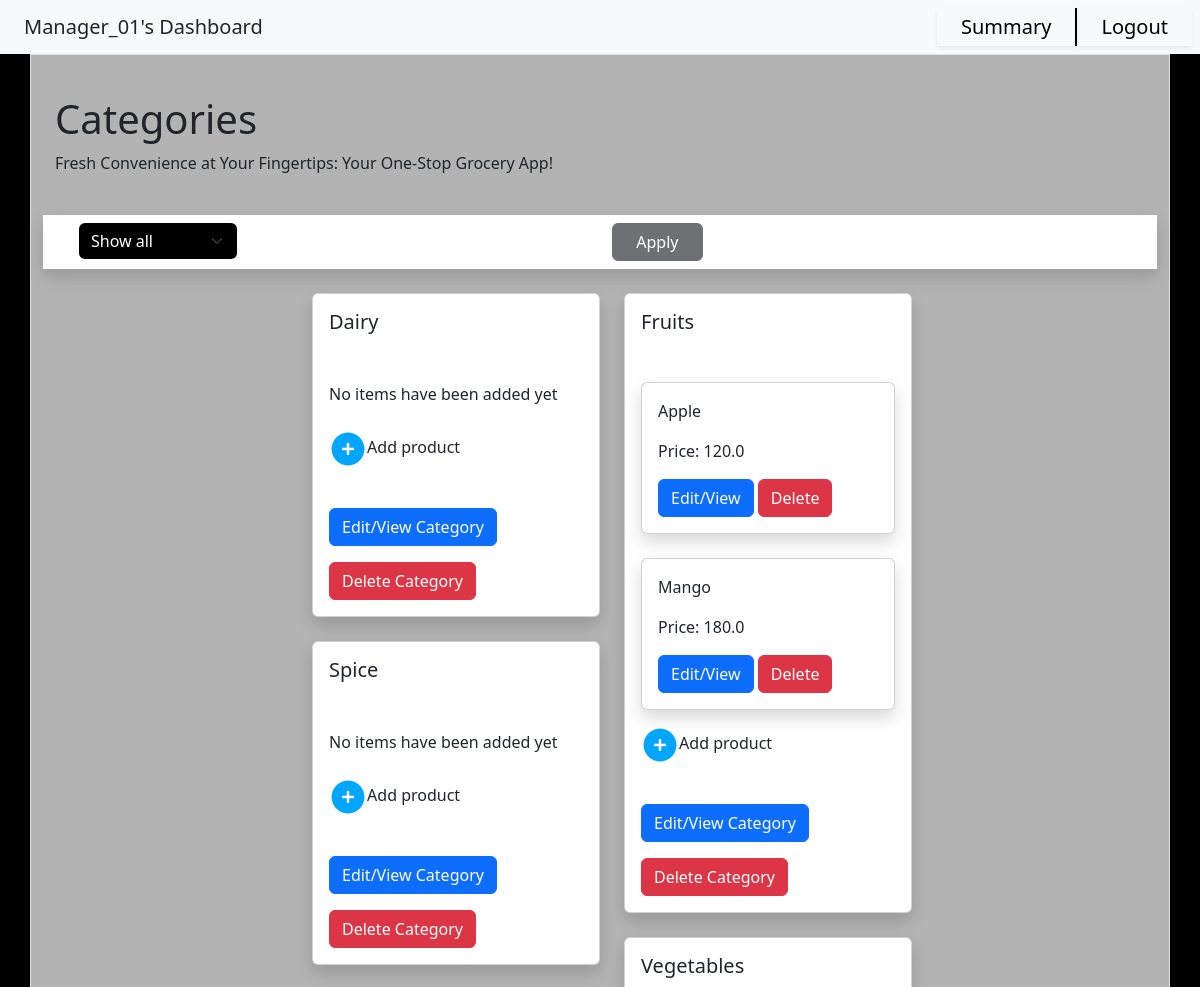
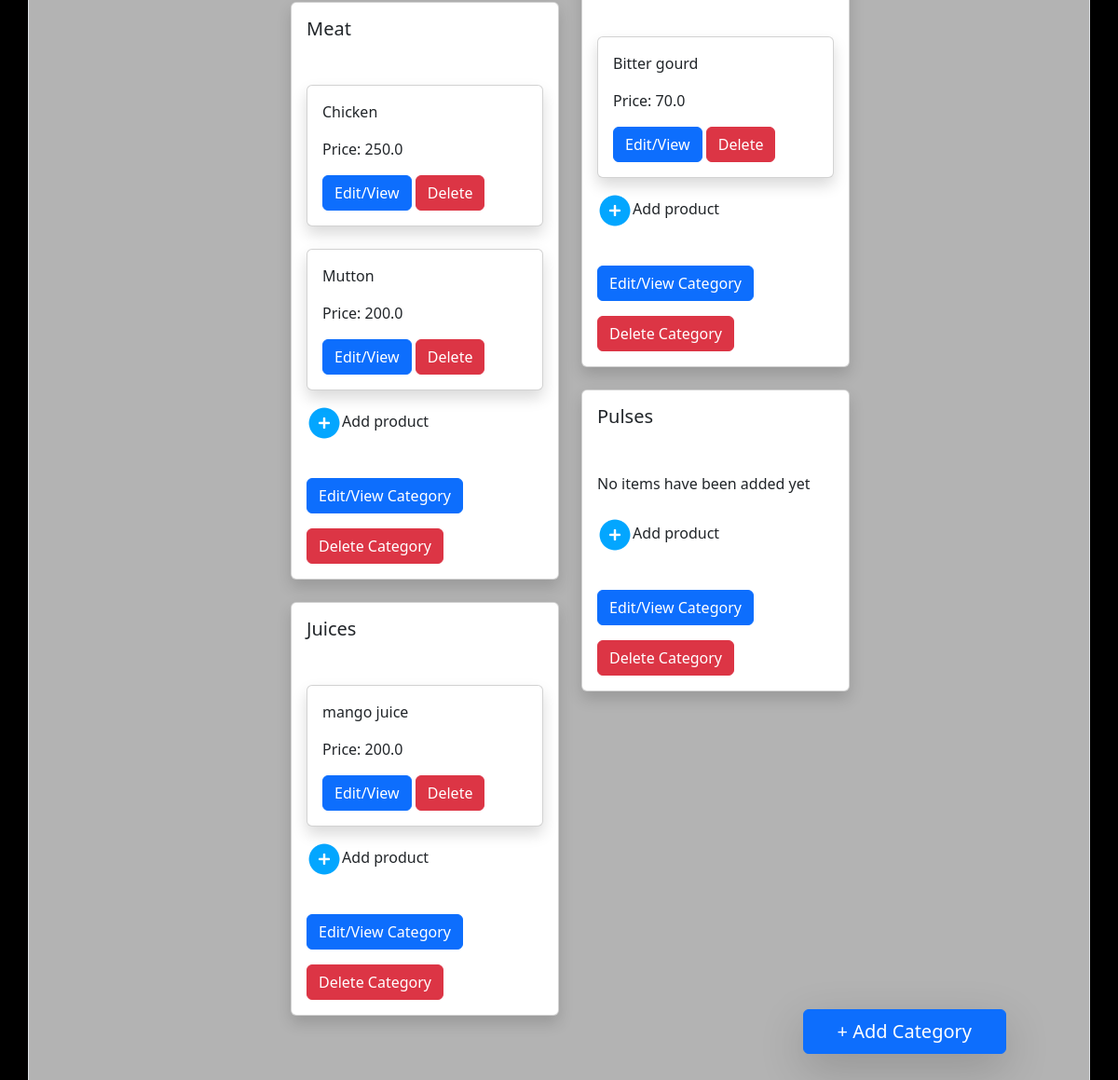
Page /Manager_01/manager_dashboard on the earlier database version (2 pictures, top to bottom).
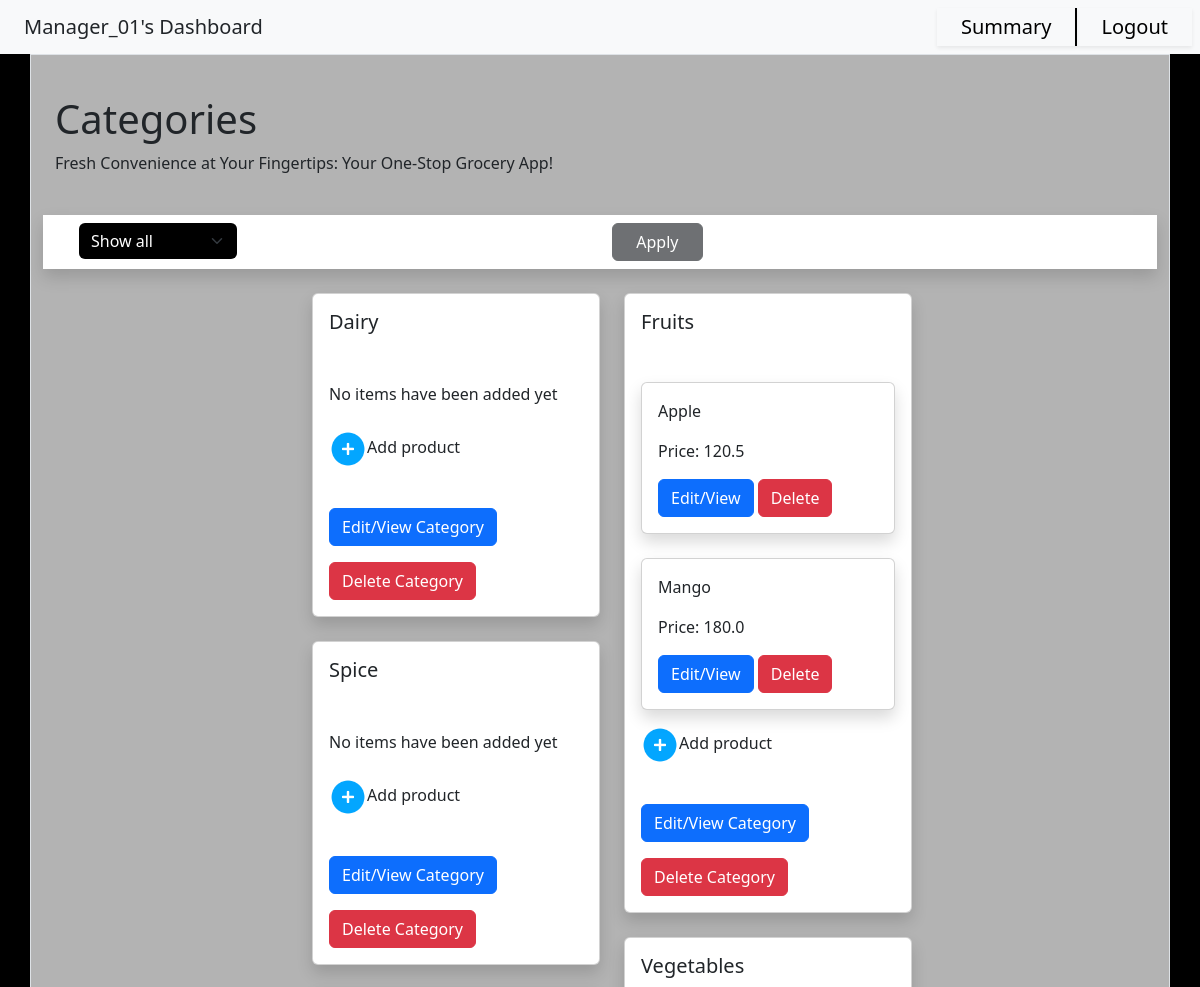
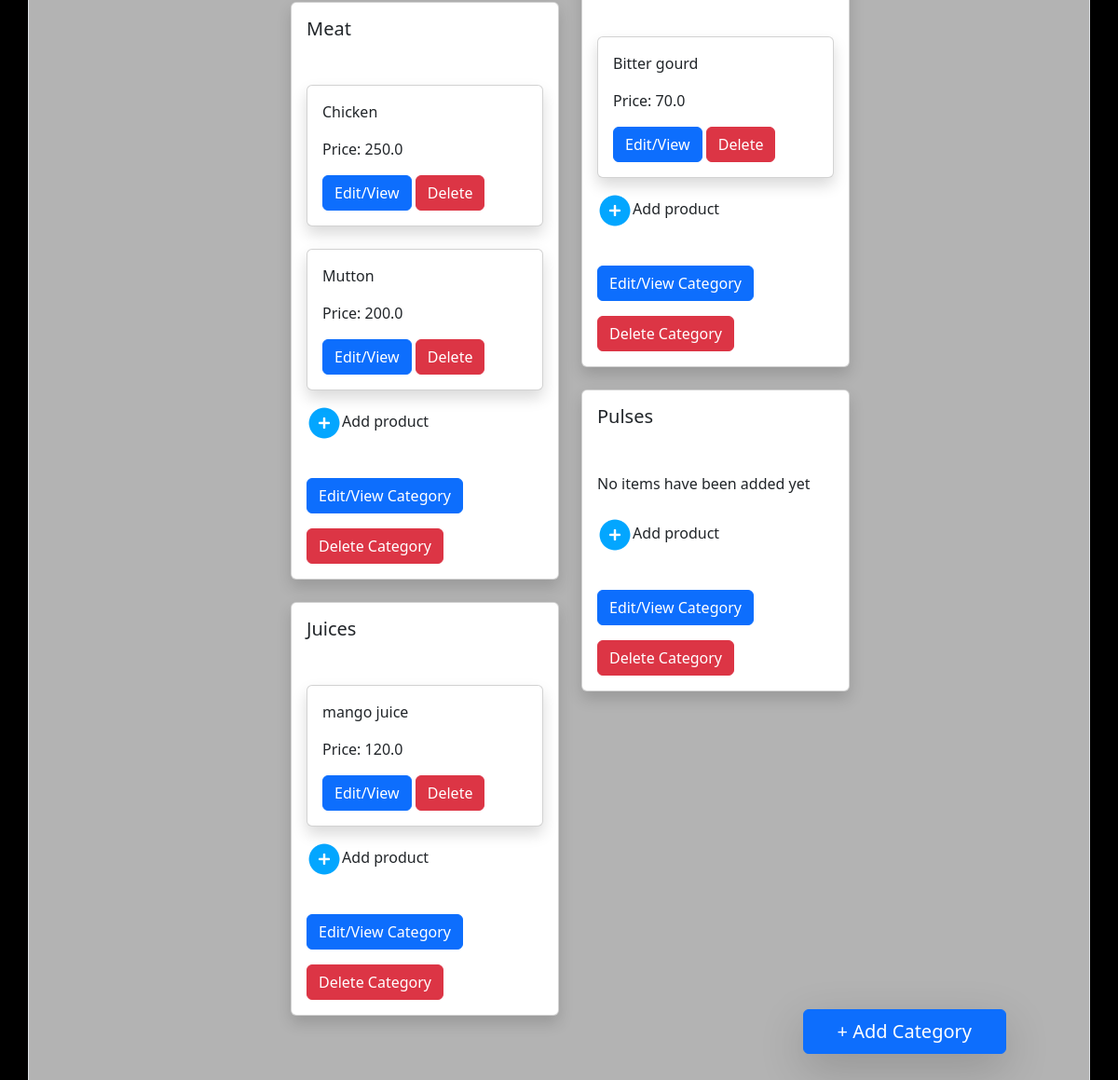
Same page on the later database version (2 pictures, top to bottom).
### application/models.py (models this page shows)
class Category(db.Model):
    __tablename__ = 'Category'
    CID = db.Column(db.Integer, autoincrement=True, primary_key=True)
    Name = db.Column(db.String(collation='NOCASE'), unique=True, nullable=False)
    products = db.relationship("Product", back_populates="cat", cascade='all, delete-orphan', passive_deletes=True)

class Product(db.Model):
    __tablename__ = 'Product'
    PID = db.Column(db.Integer, autoincrement=True, primary_key=True)
    Name = db.Column(db.String(collation='NOCASE'), unique=True, nullable=False)
    Price = db.Column(db.Float, nullable=False)
    Unit = db.Column(db.String, nullable=False)
    Stock = db.Column(db.Integer, nullable=False)
    CID = db.Column(db.Integer, db.ForeignKey('Category.CID', ondelete='CASCADE'), nullable=False)
    cat = db.relationship("Category", back_populates="products")

### application/controllers.py (the view)
@app.route("/<uname>/manager_dashboard")
def manager_logged_in(uname):
    return render_template("manager_dash.html", user = uname, categories=Category.query.all())

### templates/manager_dash.html (shortened to what this page needs)
<!DOCTYPE html>
<html>
    <head>
        <link href="https://cdn.jsdelivr.net/npm/bootstrap@5.3.1/dist/css/bootstrap.min.css" rel="stylesheet">
        <link href="https://cdn.jsdelivr.net/npm/bootstrap@5.3.0/dist/css/bootstrap.min.css" rel="stylesheet">
    </head>
    <body id="body">
        <nav id = "nav" class="navbar sticky-top bg-body-tertiary text-center">
                <div class="nav" style = "text-align:left;">
                    {{ user }}'s Dashboard
                </div>
                <div class="clickable nav shadow-sm" style = "margin-left:auto;text-align:right; border-right:2px solid black;">
                    <a href="/{{ user }}/summary" style = "text-decoration:none; color:black;">Summary</a>
                </div>
                <div class="clickable nav shadow-sm" style = "margin-right:1vh; text-align:left;">
                    <a href="/login" style = "text-decoration:none; color:black;">Logout</a>
                </div>
        </nav>
        <button id = "add-btn" type="button" class="btn btn-primary shadow-lg" onclick = "window.location.href = '/{{ user }}/add_category';">+ Add Category</button>
        <div id = "content" class="container border">
            <div style = "margin-left:1vw; margin-right:auto; margin-top:5vh;">
                <h1>Categories</h1>
                Fresh Convenience at Your Fingertips: Your One-Stop Grocery App!<br>
            </div>
            <div class = "container-fluid shadow" style = "width:100%; margin-top:5vh; background-color:white;">
                <div class ="row" style="margin-left:1vw; padding-top:1vh; padding-bottom:1vh">
                    <div class = "col-2" >
                        <select id = "filter-select" class="form-select" style = "background-color:black; color:white; border:none;" onchange = "filter_ip()" aria-label="Default select example">
                            <option selected>Show all </option>
                        </select>
                    </div>
                    <div class = "col-2"></div>
                    <div id = "range-val" class = "col-2"></div>
                    <button id = "filter-btn" type="button" class="btn btn-dark col-1" disabled onclick = "filter()">Apply</button>
                </div>
            </div>
            <div id = "initial-struct" style="display:none;">
                {% for cat in categories %}
                <div class="card cat shadow {{ cat.Name }}" id = "{{ cat.CID }}" >
                    <div class="card-body">
                        <h5 class="card-title mb-5">{{ cat.Name }}</h5>
                        <p class="card-text">
                            {% for prod in cat.products %}
                            <div class="card prod shadow" id = "{{ prod.PID }}">
                                <div class="card-body card-body-prod" id="{{ prod.Name }}">
                                    <p class="card-text">{{ prod.Name }}</p>
                                    <p class="card-text">Price: <span class="price">{{ prod.Price }}</span></p>
                                    <button type="button" class="btn btn-primary edit-cat" onclick = "window.location.href = '/{{ user }}/edit_product/cat_{{ cat.CID }}/prod_{{ prod.PID }}';">Edit/View</button>
                                    <button type="button" class="btn btn-danger del-cat delProdBtn"  onclick = "fn1('{{ prod.PID }}')">Delete</button>
                                </div>
                            </div>
                            {% else %}
                            <p class="mb-4"> No items have been added yet </p>
                            {% endfor %}
                        </p>
                        <div class = "add-prod mb-3" onclick = "window.location.href = '/{{ user }}/add_prod/cat_{{ cat.CID }}';">
                            <img src = "{{url_for('static', filename='images/add-icon.jpg')}}" style = "width:15%; margin-left:auto">Add product<br><br>
                        </div>
                        <button type="button" class="btn btn-primary edit-cat mb-3" onclick = "window.location.href = '/{{ user }}/edit_category/cat_{{ cat.CID }}';">Edit/View Category</button>
                        <button type="button" class="btn btn-danger del-cat delCatBtn"  onclick = "fn2('{{ cat.CID}}')" >Delete Category</button>
                    </div>
                </div>
                {% endfor %}
            </div>
        </div>
    </body>
</html>

Differences in the rows shown:
changed Product "Apple": Price "120.0" → "120.5"
changed Product "mango juice": Price "200.0" → "120.0"
